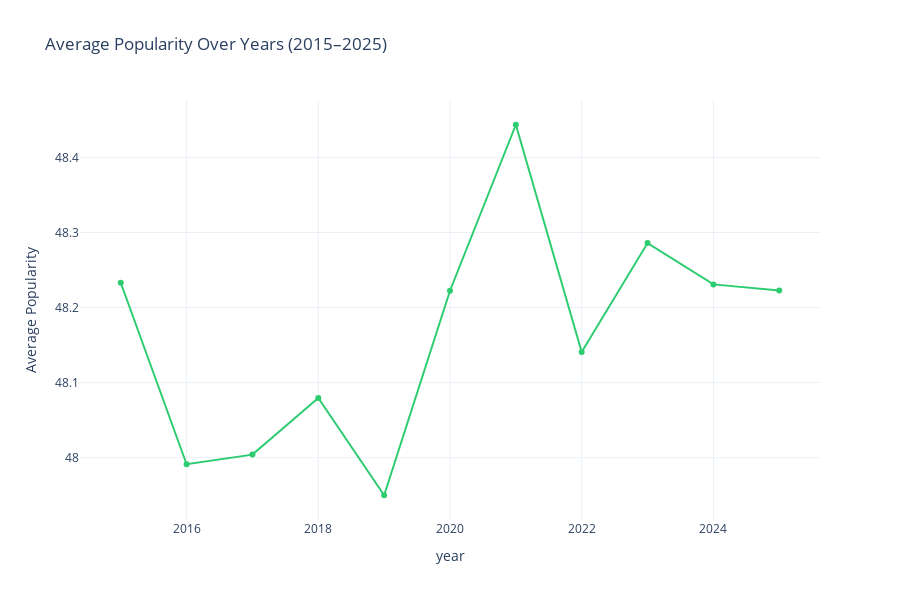

This figure's notebook cell:
### Markdown cell above
# trend timeline

### Code cell
# 1. Popularity Distribution Over Years (هل الـ popularity بتزيد مع الوقت؟)
pop_yearly = df.groupby('year')['popularity'].mean().reset_index()

fig12 = px.line(pop_yearly, x='year', y='popularity', markers=True,
                title='Average Popularity Over Years (2015–2025)',
                color_discrete_sequence=['#2ecc71'])
fig12.update_layout(template="plotly_white", height=600, yaxis_title="Average Popularity")
fig12.show()

# Box plot of Popularity by Year
fig13 = px.box(
    df,
    x='year',
    y='popularity',
    title='Popularity Distribution by Year (Box Plot)',
    color='year',
    color_discrete_sequence=px.colors.qualitative.Bold
)

fig13.update_layout(
    template="plotly_white",
    height=600,
    xaxis_title="Year",
    yaxis_title="Popularity"
)

fig13.show()

### Figure 1 — Plotly figure (JSON) as saved in the notebook; plotly's stock layout.template omitted (floating-point values rounded to 4 significant figures)
{"data": [{"hovertemplate": "year=%{x}<br>popularity=%{y}<extra></extra>", "legendgroup": "", "line": {"color": "#2ecc71", "dash": "solid"}, "marker": {"symbol": "circle"}, "mode": "lines+markers", "name": "", "orientation": "v", "showlegend": false, "type": "scatter", "x": [2015, 2016, 2017, 2018, 2019, 2020, 2021, 2022, 2023, 2024, 2025], "xaxis": "x", "y": [48.23, 47.99, 48.0, 48.08, 47.95, 48.22, 48.44, 48.14, 48.29, 48.23, 48.22], "yaxis": "y"}], "layout": {"height": 600, "legend": {"tracegroupgap": 0}, "title": {"text": "Average Popularity Over Years (2015–2025)"}, "xaxis": {"anchor": "y", "domain": [0, 1], "title": {"text": "year"}}, "yaxis": {"anchor": "x", "domain": [0, 1], "title": {"text": "Average Popularity"}}}}
